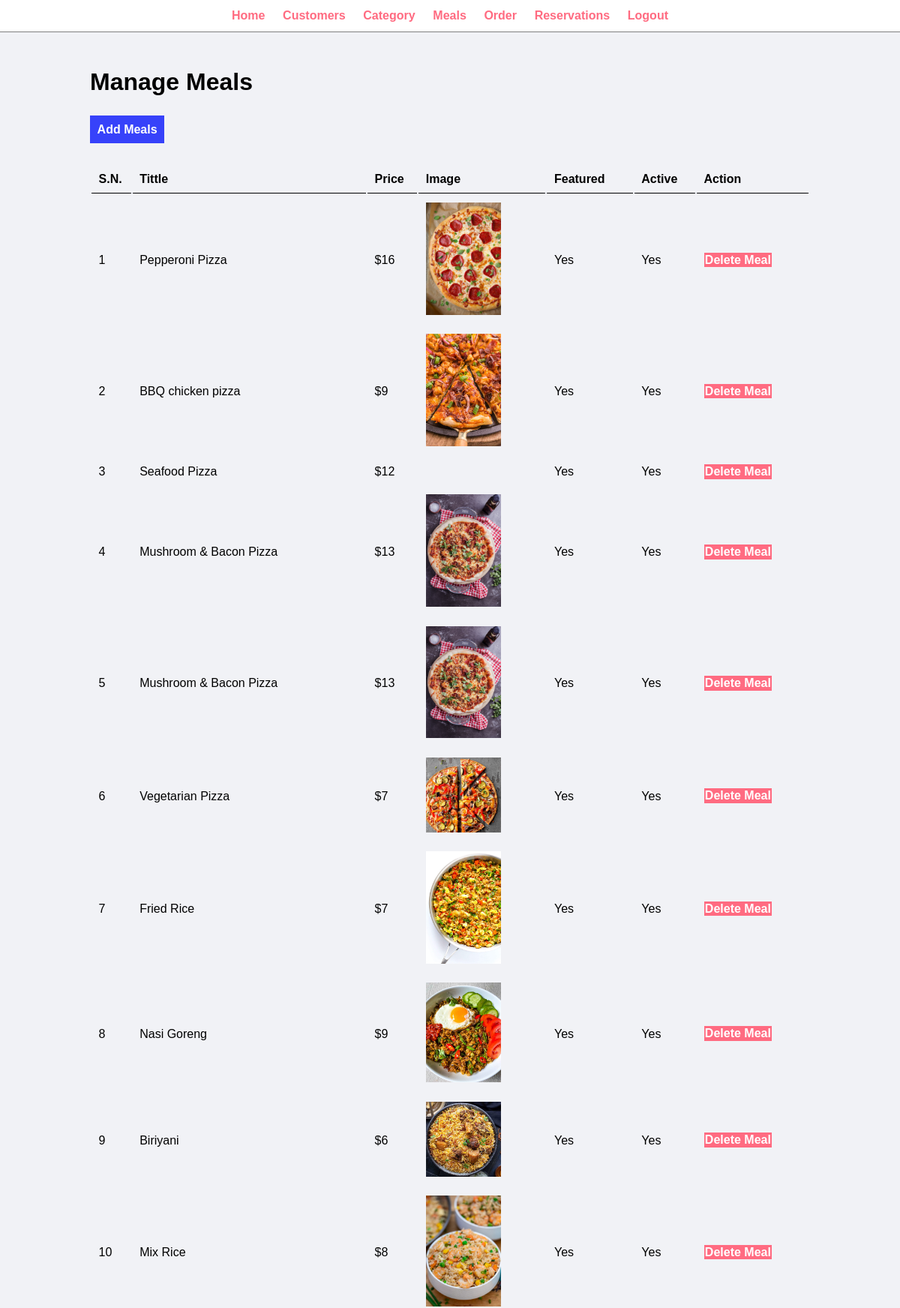
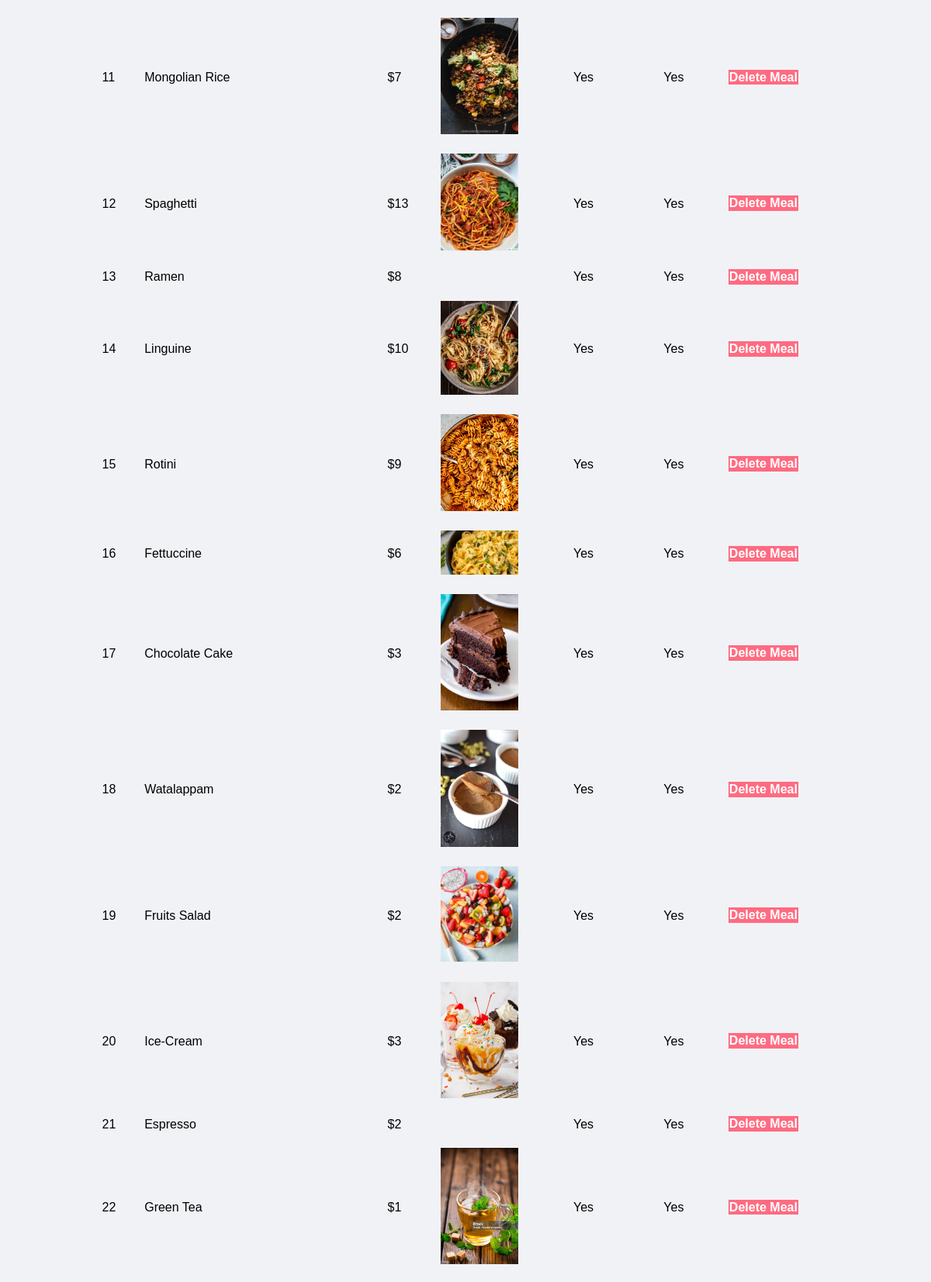
The app's page /Admin/manageMeals.php (upper part) with its own data (2 pictures, top to bottom).
### tables this page shows
CREATE TABLE `meals` (
  `meal_ID` int(10) UNSIGNED NOT NULL,
  `mealTittle` varchar(100) NOT NULL,
  `mealDescription` text NOT NULL,
  `mealPrice` decimal(10,0) NOT NULL,
  `meal_ImageName` varchar(255) NOT NULL,
  `categoryId` int(10) UNSIGNED NOT NULL,
  `featured` varchar(10) NOT NULL,
  `active` varchar(10) NOT NULL
);

### Admin/manageMeals.php (the view, shortened to what this page needs)
<?php
    include './others/menu.php';
?>
<div class="main-content">
    <div class="wrapper">
        <h1>Manage Meals</h1>
        <br /> <br />
        <a href="./addMeals.php" class="btn-primary">Add Meals</a>
        <br /> <br /> <br />
        <table class="tbl-full">
            <tr>
                <th>S.N.</th>
                <th>Tittle</th>
                <th>Price</th>
                <th>Image</th>
                <th>Featured</th>
                <th>Active</th>
                <th>Action</th>
            </tr>
            <?php
                $sql = "SELECT * FROM meals";
                $res = mysqli_query($conn, $sql);
                $count = mysqli_num_rows($res);
                $sn = 1;
                if($count > 0){
                    while($row = mysqli_fetch_assoc($res)){
                        $id = $row['meal_ID'];
                        $tittle = $row['mealTittle'];
                        $price = $row['mealPrice'];
                        $imageName = $row['meal_ImageName'];
                        $featured = $row['featured'];
                        $active = $row['active'];
                        ?>
                             <tr>
                                <td><?php echo $sn++ ; ?></td>
                                <td><?php echo $tittle; ?></td>
                                <td>$<?php echo $price; ?></td>
                                <td>
                                    <?php
                                        if($imageName == ''){
                                            echo "<div class='error'>Image not added.</div>";
                                        }
                                        else{
                                            ?>
                                                <img src="images/meals/<?php echo $imageName; ?>" width="100px" alt="">
                                            <?php
                                        }
                                    ?>
                                </td>
                                <td><?php echo $featured; ?></td>
                                <td><?php echo $active; ?></td>
                                <td>
                                    <a href="./Delete/deleteMeals.php?id=<?php echo $id; ?>&image_name=<?php echo $imageName; ?>" class="btn-danger">Delete Meal</a>
                                </td>
                            </tr>
                        <?php
                    }
                }
                else{
                    echo "<tr> <td colspan='7' class='error'>Meal not Added yet. </tr>";
                }
            ?>
        </table>
    </div>
</div>
<?php
    include './others/footer.php';
?>

### Admin/css/AdminHome.css (style rules this page uses)
* { margin: 0 0; padding: 0 0; font-family: Arial, Helvetica, sans-serif; }
.wrapper { padding: 1%; width: 80%; margin: 0 auto; }
.tbl-full { width: 100%; }
table tr th { border-bottom: 1px solid black; padding: 1%; text-align: left; }
table tr td { padding: 1%; }
.btn-primary { background-color: #3742fa; padding: 1%; color: white; text-decoration: none; font-weight: bold; }
.btn-danger { background-color: #ff6b81; padding: 1%; color: white; text-decoration: none; font-weight: bold; }
.main-content { background-color: #f1f2f6; padding: 3% 0; }

### records on screen
meals: mealTittle "Pepperoni Pizza", mealPrice "16", meal_ImageName (picture), featured "Yes", active "Yes"
meals: mealTittle "BBQ chicken pizza", mealPrice "9", meal_ImageName (picture), featured "Yes", active "Yes"
meals: mealTittle "Seafood Pizza", mealPrice "12", featured "Yes", active "Yes"
meals: mealTittle "Mushroom & Bacon Pizza", mealPrice "13", meal_ImageName (picture), featured "Yes", active "Yes"
meals: mealTittle "Mushroom & Bacon Pizza", mealPrice "13", meal_ImageName (picture), featured "Yes", active "Yes"
meals: mealTittle "Vegetarian Pizza", mealPrice "7", meal_ImageName (picture), featured "Yes", active "Yes"
meals: mealTittle "Fried Rice", mealPrice "7", meal_ImageName (picture), featured "Yes", active "Yes"
meals: mealTittle "Nasi Goreng", mealPrice "9", meal_ImageName (picture), featured "Yes", active "Yes"
meals: mealTittle "Biriyani", mealPrice "6", meal_ImageName (picture), featured "Yes", active "Yes"
meals: mealTittle "Mix Rice", mealPrice "8", meal_ImageName (picture), featured "Yes", active "Yes"
meals: mealTittle "Mongolian Rice", mealPrice "7", meal_ImageName (picture), featured "Yes", active "Yes"
meals: mealTittle "Spaghetti", mealPrice "13", meal_ImageName (picture), featured "Yes", active "Yes"
meals: mealTittle "Ramen", mealPrice "8", featured "Yes", active "Yes"
meals: mealTittle "Linguine", mealPrice "10", meal_ImageName (picture), featured "Yes", active "Yes"
meals: mealTittle "Rotini", mealPrice "9", meal_ImageName (picture), featured "Yes", active "Yes"
meals: mealTittle "Fettuccine", mealPrice "6", meal_ImageName (picture), featured "Yes", active "Yes"
meals: mealTittle "Chocolate Cake", mealPrice "3", meal_ImageName (picture), featured "Yes", active "Yes"
meals: mealTittle "Watalappam", mealPrice "2", meal_ImageName (picture), featured "Yes", active "Yes"
meals: mealTittle "Fruits Salad", mealPrice "2", meal_ImageName (picture), featured "Yes", active "Yes"
meals: mealTittle "Ice-Cream", mealPrice "3", meal_ImageName (picture), featured "Yes", active "Yes"
meals: mealTittle "Espresso", mealPrice "2", featured "Yes", active "Yes"
meals: mealTittle "Green Tea", mealPrice "1", meal_ImageName (picture), featured "Yes", active "Yes"
